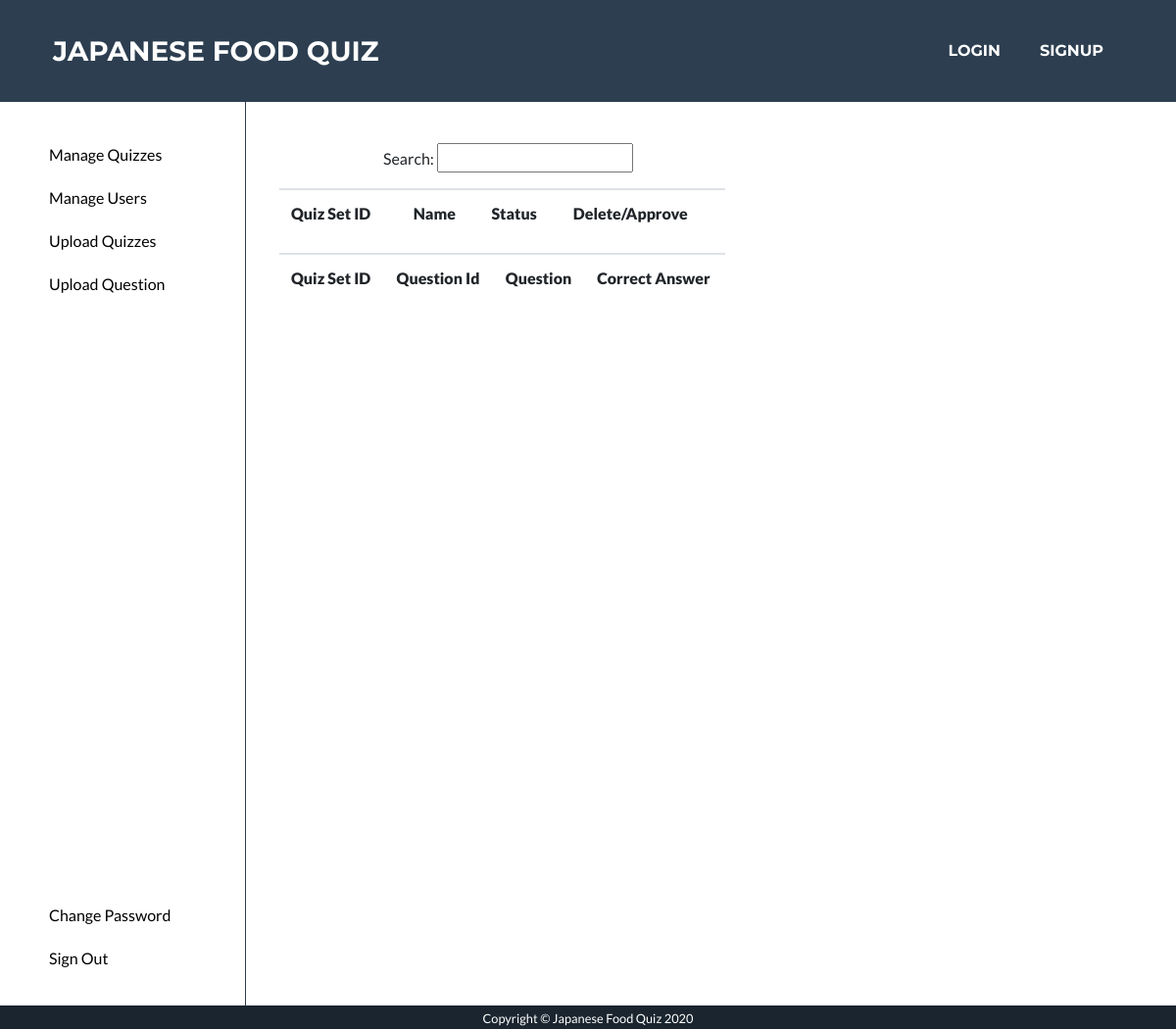
The page /manage_quiz (signed in) on the database as committed earlier.
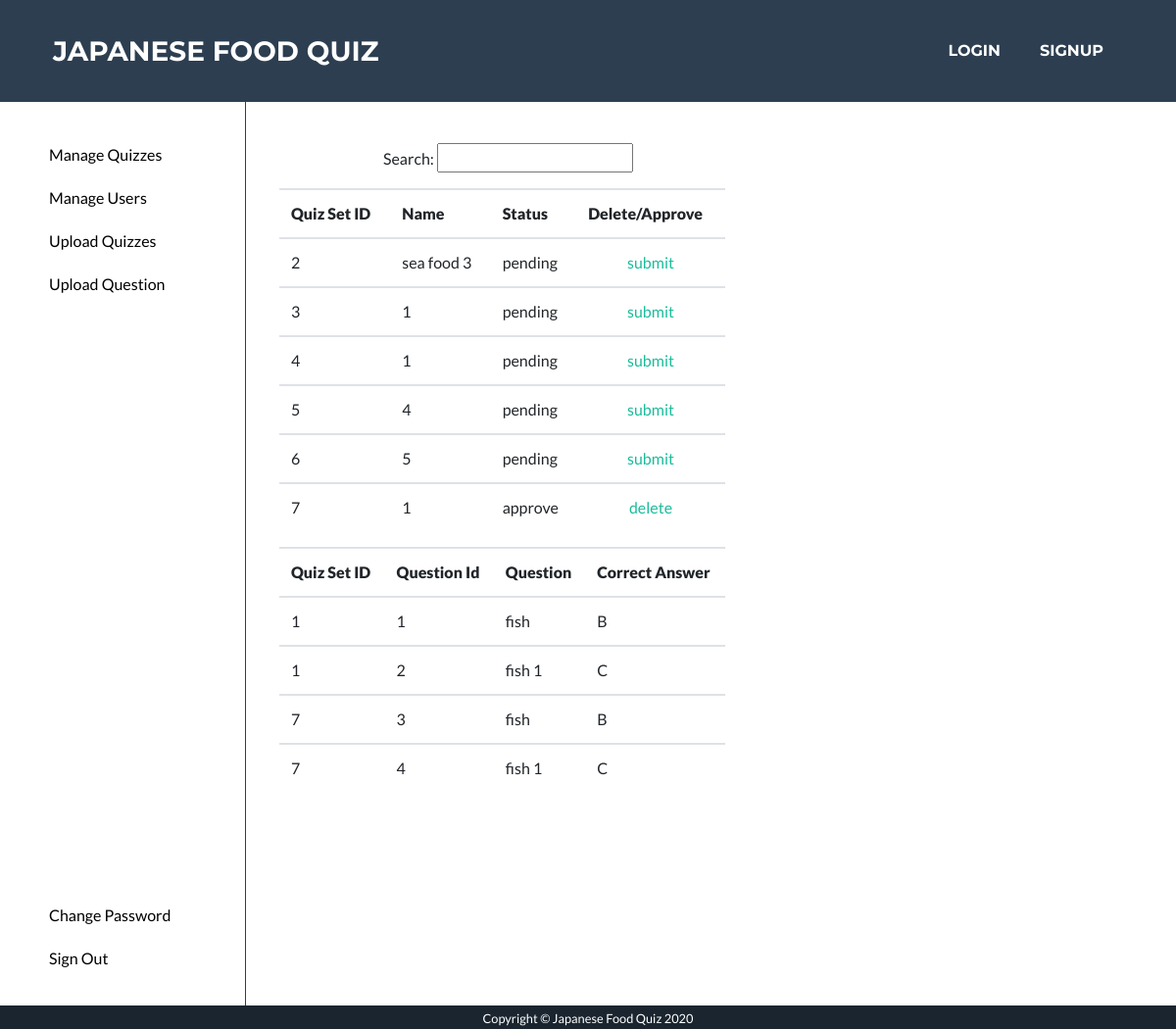
The same page on the database as committed later.
### app/models.py (models this page shows, shortened)
class QuizSet(db.Model):
    __table_args__ = {'extend_existing': True}
    quizSetID = db.Column(db.Integer, primary_key=True)
    name = db.Column(db.String(100))
    description = db.Column(db.String(100))
    picture = db.Column(db.String(100))
    userID = db.Column(db.String)
    status = db.Column(db.String(100))

class Question(db.Model):
    __table_args__ = {'extend_existing': True}
    questionID = db.Column(db.Integer, primary_key=True)
    quizSetID = db.Column(db.Integer)
    question = db.Column(db.String(1000))
    choiceA = db.Column(db.String(100))
    choiceB = db.Column(db.String(100))
    choiceC = db.Column(db.String(100))
    choiceD = db.Column(db.String(100))
    correctAnswer = db.Column(db.String(2))

### app/routes.py (the view)
@app.route('/manage_quiz')
@login_required
def manage_quiz():
    user = current_user
    if user.name != 'admin':
        return redirect('/admin')
    quizSets = QuizSet.query.all()
    for quizSet in quizSets:
        if quizSet.status == "running":
            quizSet.href = "/delete_quiz_set?id="+ str(quizSet.quizSetID)
    questions = Question.query.all()
    return render_template('manage_quiz.html', quizSets=quizSets, questions=questions)

### app/models.py (called while the page is built)
@login.user_loader
def load_user(id):
    user = User.query.filter_by(id=(int(id))).first()
    return user

### app/templates/manage_quiz.html (shortened to what this page needs)
<!DOCTYPE html>
<html lang="en">
  <head>
    <link href="/static/style.css" rel="stylesheet" />
    <link rel="stylesheet" type="text/css" href="static/default.css" />
    <link rel="stylesheet" type="text/css" href="static/admin_page.css" />
    {% extends 'base.html' %} {% block content %}
    <div class="main">
      <div class="navbar2">
        <ul class="nav_ul2">
          <li class="nav_list2">
            <a href="/manage_quiz"><button>Manage Quizzes</button> </a>
          </li>
          <li class="nav_list2">
            <a href="/manage_user"><button>Manage Users</button> </a>
          </li>
          <li class="nav_list2">
            <a href="/upload_question_set"><button>Upload Quizzes</button> </a>
          </li>
          <li class="nav_list2">
            <a href="/upload_quiz"><button>Upload Question</button></a>
          </li>
          <li class="nav_list2_bottom"><a href="/admin_change_password"><button>Change Password</button></a></li>
          <li class="nav_list2"><a href="/logout"><button>Sign Out</button></a></li>
        </ul>
      </div>
      <div class="main_part">
        <p class="search">Search: <input type="text" /></p>
      <div class="flex_list container">
       <table class='table'>
              <tr>
                  <th><strong>Quiz Set ID</strong></th>
                  <th><strong>Name</strong></th>
                  <th><strong>Status</strong></th>
                  <th><strong>Delete/Approve</strong></th>
              </tr>
               {% for quizSet in quizSets %}
                  <tr>
                          <td>{{ quizSet.quizSetID }}</td>
                          <td>{{ quizSet.name }}</td>
                          <td>{{ quizSet.status }}</td>
                          {%  if quizSet.status== "approve" %}
                          <td style="text-align: center;" ><a href="/delete_quiz_set?id={{ quizSet.quizSetID }}">delete</a></td>
                          {% else %}
                          <td style="text-align: center;" ><a href="/delete_quiz_set?id={{ quizSet.quizSetID }}">submit</a></td>
                          {% endif %}
                  </tr>
               {% endfor %}
       </table>
      </div>
      <div class="flex_list container">
       <table class='table'>
              <tr>
                  <th><strong>Quiz Set ID</strong></th>
                  <th><strong>Question Id</strong></th>
                  <th><strong>Question</strong></th>
                  <th><strong>Correct Answer</strong></th>
              </tr>
               {% for question in questions %}
                  <tr>
                          <td>{{ question.quizSetID }}</td>
                          <td>{{ question.questionID }}</td>
                          <td>{{ question.question }}</td>
                          <td>{{ question.correctAnswer}} </td>
                  </tr>
               {% endfor %}
       </table>
      </div>
      </div>
    </div>
    {% endblock %}

### app/templates/base.html (shortened to what this page needs)
  </head>
  <body id="page-top">
    <nav
      class="navbar navbar-expand-lg bg-secondary text-uppercase fixed-top"
      id="mainNav"
    >
      <div class="container">
        <a class="navbar-brand js-scroll-trigger" href="/index"
          >Japanese Food Quiz</a
        >
        <div class="collapse navbar-collapse" id="navbarResponsive">
          <ul class="navbar-nav ml-auto">
            <li class="nav-item mx-0 mx-lg-1"
            style="padding:0; margin: 0 0.25rem 0 0.25rem">
              <a
                class="nav-link py-3 px-0 px-lg-3 rounded js-scroll-trigger"
                href="/user_login"
                style="padding:1rem;"
                >Login</a
              >
            </li>
            <li class="nav-item mx-0 mx-lg-1" style="padding:0; margin: 0 0.25rem 0 0.25rem">
              <a
                class="nav-link py-3 px-0 px-lg-3 rounded js-scroll-trigger"
                href="/user_register"
                style="padding:1rem;"
                >Signup</a
              >
            </li>
          </ul>
        </div>
      </div>
    </nav>
    {% block content %}{% endblock %}
    <section class="copyright text-center text-white" style="height: 1.5rem;">
      <div class="container" >
        <small>Copyright © Japanese Food Quiz 2020</small>
      </div>
    </section>
  </body>
</html>

### app/static/default.css (style rules this page uses)
* { -webkit-box-sizing: border-box; box-sizing: border-box; margin: 0; padding: 0; }
input { width: 12.5rem; height: 1.875rem; }
.main { display: flex; flex-direction: row; left: 0; right: 0; top: 0; bottom: 0; width: 100%; height: 100%; }
.navbar2 { margin: 0; padding: 0; border-right: 0.0625rem solid #2f3e4e; height: 100%; }
.nav_ul2 { width: 12.5rem; margin-right: 3.125rem; margin-top: 3.125rem; }
.nav_list2 { padding-bottom: 1.25rem; }
.nav_list2_bottom { margin-top: 300%; margin-right: 0; margin-left: 3.125rem; padding-left: 0; padding-right: 0; padding-bottom: 1.25rem; }
li { padding-left: 3.125rem; list-style-type: none; padding-bottom: 0.625rem; }
.search { margin-left: 8.75rem; margin-top: 3.125rem; }

### app/static/admin_page.css (style rules this page uses)
.search { margin-left: 8.75rem; margin-top: 3.125rem; }
input { width: 12.5rem; height: 1.875rem; }
.flex_list { display: flex; flex-direction: row; margin-left: 0.625rem; }
button { color: black; background: white; text-shadow: none; box-shadow: none; border: none; }
li { padding-left: 3.125rem; padding-bottom: 0.625rem; }

Rows that differ between the two databases and show on the page:
added QuizSet: quizSetID "2", name "sea food 3", status "pending"
added QuizSet: quizSetID "3", name "1", status "pending"
added QuizSet: quizSetID "4", name "1", status "pending"
added QuizSet: quizSetID "5", name "4", status "pending"
added QuizSet: quizSetID "6", name "5", status "pending"
added QuizSet: quizSetID "7", name "1", status "approve"
added Question: quizSetID "1", questionID "1", question "fish", correctAnswer "B"
added Question: quizSetID "1", questionID "2", question "fish 1", correctAnswer "C"
added Question: quizSetID "7", questionID "3", question "fish", correctAnswer "B"
added Question: quizSetID "7", questionID "4", question "fish 1", correctAnswer "C"
